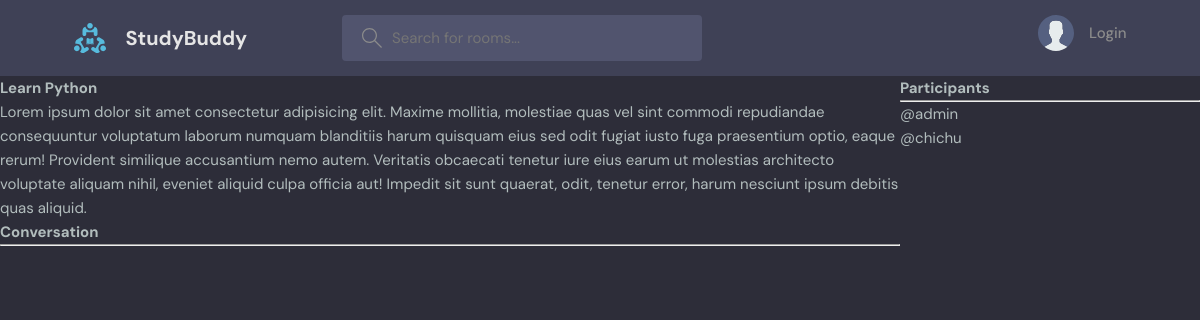
Page /room/1/ on the earlier database version.
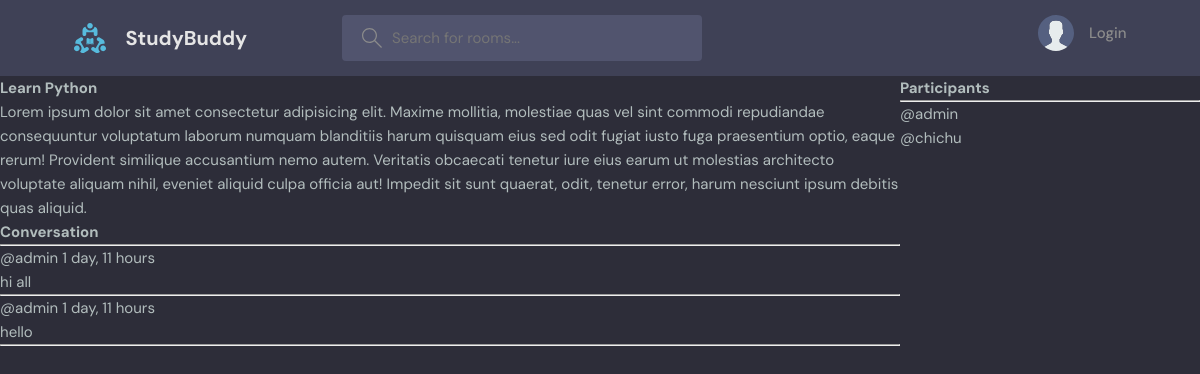
Same page on the later database version.
### base/models.py (models this page shows, shortened)
class Message(models.Model):
    user = models.ForeignKey(User, on_delete=models.CASCADE)
    room = models.ForeignKey(Room, on_delete=models.CASCADE)
    body = models.TextField()
    updated = models.DateTimeField(auto_now=True)
    created = models.DateTimeField(auto_now_add=True)
    class Meta:
        ordering=['-updated','-created']

### base/views.py (the view, shortened to what this page needs)
# urls.py: path('room/<str:pk>/', views.room, name='room'),
def room(request, pk):
    room = Room.objects.get(id=pk)
    room_messages = room.message_set.all()  # get all messages related to this room
    participants = room.participants.all()
    context = {'room': room, 'room_messages': room_messages,
               'participants': participants}
    return render(request, 'base/room.html', context)

### base/templates/base/room.html (shortened to what this page needs)
{% extends 'main.html' %} {% block content %}
<div class="room-container">
  <div>
    <h1>{{room.name}}</h1>
    <p>{{room.description}}</p>
    <div class="comment-wrapper">
      <h3>Conversation</h3>
      <hr />
      {% for message in room_messages %}
      <div>
        <small>@{{message.user}} {{message.created|timesince}}</small>
        <p>{{message.body}}</p>
        <hr />
      </div>
      {% endfor %}
    </div>
  </div>
  <div>
      <h3>Participants</h3>
      <hr>
      {% for user in participants %}
                <div>
                    <p>@{{user.username}}</p>
                </div>
      {% endfor %}
  </div>
</div>
{% endblock %}

Differences in the rows shown:
added Message: user "admin", created "1 day, 11 hours", body "hi all"
added Message: user "admin", created "1 day, 11 hours", body "hello"
